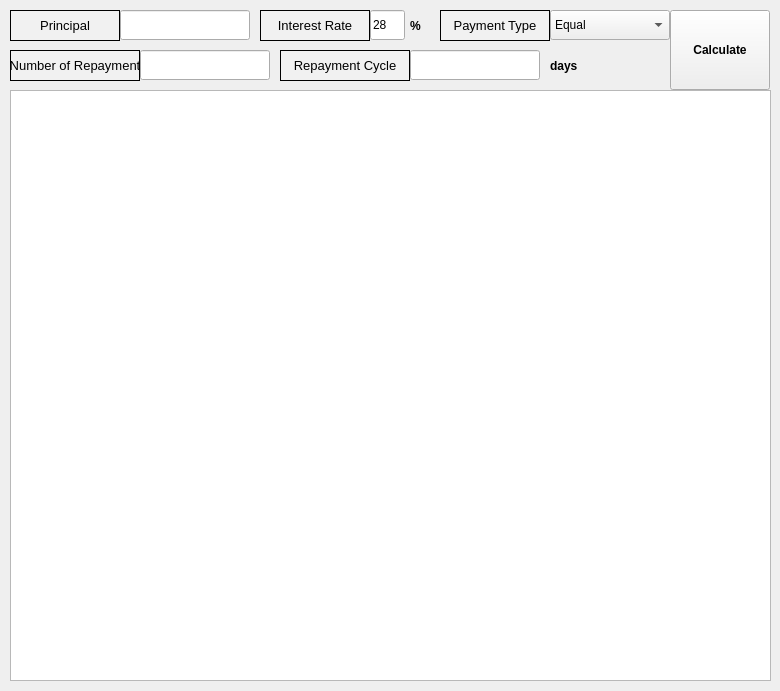
<?xml version="1.0" encoding="UTF-8"?>
<ui version="4.0">
 <class>Calculator</class>
 <widget class="QMainWindow" name="Calculator">
  <property name="geometry">
   <rect>
    <x>0</x>
    <y>0</y>
    <width>780</width>
    <height>691</height>
   </rect>
  </property>
  <property name="minimumSize">
   <size>
    <width>0</width>
    <height>300</height>
   </size>
  </property>
  <property name="maximumSize">
   <size>
    <width>16777215</width>
    <height>700</height>
   </size>
  </property>
  <property name="windowTitle">
   <string>MainWindow</string>
  </property>
  <widget class="QWidget" name="centralwidget">
   <widget class="QLabel" name="label_7">
    <property name="geometry">
     <rect>
      <x>10</x>
      <y>10</y>
      <width>110</width>
      <height>31</height>
     </rect>
    </property>
    <property name="minimumSize">
     <size>
      <width>110</width>
      <height>0</height>
     </size>
    </property>
    <property name="maximumSize">
     <size>
      <width>110</width>
      <height>16777215</height>
     </size>
    </property>
    <property name="font">
     <font>
      <pointsize>10</pointsize>
     </font>
    </property>
    <property name="styleSheet">
     <string notr="true">background-color:rgb(241, 241, 241)</string>
    </property>
    <property name="frameShape">
     <enum>QFrame::Box</enum>
    </property>
    <property name="text">
     <string>Principal</string>
    </property>
    <property name="alignment">
     <set>Qt::AlignCenter</set>
    </property>
   </widget>
   <widget class="QLabel" name="label_8">
    <property name="geometry">
     <rect>
      <x>260</x>
      <y>10</y>
      <width>110</width>
      <height>31</height>
     </rect>
    </property>
    <property name="minimumSize">
     <size>
      <width>110</width>
      <height>0</height>
     </size>
    </property>
    <property name="maximumSize">
     <size>
      <width>110</width>
      <height>16777215</height>
     </size>
    </property>
    <property name="font">
     <font>
      <pointsize>10</pointsize>
     </font>
    </property>
    <property name="styleSheet">
     <string notr="true">background-color:rgb(241, 241, 241)</string>
    </property>
    <property name="frameShape">
     <enum>QFrame::Box</enum>
    </property>
    <property name="text">
     <string>Interest Rate</string>
    </property>
    <property name="alignment">
     <set>Qt::AlignCenter</set>
    </property>
   </widget>
   <widget class="QLabel" name="label_9">
    <property name="geometry">
     <rect>
      <x>280</x>
      <y>50</y>
      <width>130</width>
      <height>31</height>
     </rect>
    </property>
    <property name="minimumSize">
     <size>
      <width>130</width>
      <height>0</height>
     </size>
    </property>
    <property name="maximumSize">
     <size>
      <width>130</width>
      <height>16777215</height>
     </size>
    </property>
    <property name="font">
     <font>
      <pointsize>10</pointsize>
     </font>
    </property>
    <property name="styleSheet">
     <string notr="true">background-color:rgb(241, 241, 241)</string>
    </property>
    <property name="frameShape">
     <enum>QFrame::Box</enum>
    </property>
    <property name="text">
     <string>Repayment Cycle</string>
    </property>
    <property name="alignment">
     <set>Qt::AlignCenter</set>
    </property>
   </widget>
   <widget class="QLabel" name="label_10">
    <property name="geometry">
     <rect>
      <x>10</x>
      <y>50</y>
      <width>130</width>
      <height>31</height>
     </rect>
    </property>
    <property name="minimumSize">
     <size>
      <width>130</width>
      <height>0</height>
     </size>
    </property>
    <property name="maximumSize">
     <size>
      <width>130</width>
      <height>16777215</height>
     </size>
    </property>
    <property name="font">
     <font>
      <pointsize>10</pointsize>
     </font>
    </property>
    <property name="styleSheet">
     <string notr="true">background-color:rgb(241, 241, 241)</string>
    </property>
    <property name="frameShape">
     <enum>QFrame::Box</enum>
    </property>
    <property name="text">
     <string>Number of Repayment</string>
    </property>
    <property name="alignment">
     <set>Qt::AlignCenter</set>
    </property>
   </widget>
   <widget class="QLabel" name="label_11">
    <property name="geometry">
     <rect>
      <x>440</x>
      <y>10</y>
      <width>110</width>
      <height>31</height>
     </rect>
    </property>
    <property name="minimumSize">
     <size>
      <width>110</width>
      <height>0</height>
     </size>
    </property>
    <property name="maximumSize">
     <size>
      <width>110</width>
      <height>16777215</height>
     </size>
    </property>
    <property name="font">
     <font>
      <pointsize>10</pointsize>
     </font>
    </property>
    <property name="styleSheet">
     <string notr="true">background-color:rgb(241, 241, 241)</string>
    </property>
    <property name="frameShape">
     <enum>QFrame::Box</enum>
    </property>
    <property name="text">
     <string>Payment Type</string>
    </property>
    <property name="alignment">
     <set>Qt::AlignCenter</set>
    </property>
   </widget>
   <widget class="QTableView" name="resultTable">
    <property name="geometry">
     <rect>
      <x>10</x>
      <y>90</y>
      <width>761</width>
      <height>591</height>
     </rect>
    </property>
   </widget>
   <widget class="QPushButton" name="calculateButton">
    <property name="geometry">
     <rect>
      <x>670</x>
      <y>10</y>
      <width>100</width>
      <height>80</height>
     </rect>
    </property>
    <property name="minimumSize">
     <size>
      <width>100</width>
      <height>80</height>
     </size>
    </property>
    <property name="maximumSize">
     <size>
      <width>100</width>
      <height>80</height>
     </size>
    </property>
    <property name="font">
     <font>
      <weight>75</weight>
      <bold>true</bold>
     </font>
    </property>
    <property name="text">
     <string>Calculate</string>
    </property>
   </widget>
   <widget class="QLineEdit" name="interestRate">
    <property name="geometry">
     <rect>
      <x>370</x>
      <y>10</y>
      <width>35</width>
      <height>30</height>
     </rect>
    </property>
    <property name="maximumSize">
     <size>
      <width>35</width>
      <height>16777215</height>
     </size>
    </property>
    <property name="text">
     <string>28</string>
    </property>
   </widget>
   <widget class="QLineEdit" name="principal">
    <property name="geometry">
     <rect>
      <x>120</x>
      <y>10</y>
      <width>130</width>
      <height>30</height>
     </rect>
    </property>
    <property name="minimumSize">
     <size>
      <width>130</width>
      <height>30</height>
     </size>
    </property>
    <property name="maximumSize">
     <size>
      <width>130</width>
      <height>30</height>
     </size>
    </property>
   </widget>
   <widget class="QLabel" name="label_4">
    <property name="geometry">
     <rect>
      <x>410</x>
      <y>10</y>
      <width>40</width>
      <height>31</height>
     </rect>
    </property>
    <property name="minimumSize">
     <size>
      <width>40</width>
      <height>0</height>
     </size>
    </property>
    <property name="maximumSize">
     <size>
      <width>40</width>
      <height>16777215</height>
     </size>
    </property>
    <property name="font">
     <font>
      <weight>75</weight>
      <bold>true</bold>
     </font>
    </property>
    <property name="text">
     <string>%</string>
    </property>
   </widget>
   <widget class="QComboBox" name="paymentType">
    <property name="geometry">
     <rect>
      <x>550</x>
      <y>10</y>
      <width>120</width>
      <height>30</height>
     </rect>
    </property>
    <property name="minimumSize">
     <size>
      <width>120</width>
      <height>30</height>
     </size>
    </property>
    <property name="maximumSize">
     <size>
      <width>120</width>
      <height>30</height>
     </size>
    </property>
    <item>
     <property name="text">
      <string>Equal</string>
     </property>
    </item>
    <item>
     <property name="text">
      <string>Equal Principal</string>
     </property>
    </item>
    <item>
     <property name="text">
      <string>Bullet</string>
     </property>
    </item>
   </widget>
   <widget class="QLineEdit" name="numberOfRepayment">
    <property name="geometry">
     <rect>
      <x>140</x>
      <y>50</y>
      <width>130</width>
      <height>30</height>
     </rect>
    </property>
    <property name="minimumSize">
     <size>
      <width>130</width>
      <height>30</height>
     </size>
    </property>
    <property name="maximumSize">
     <size>
      <width>130</width>
      <height>30</height>
     </size>
    </property>
   </widget>
   <widget class="QLineEdit" name="repaymentCycle">
    <property name="geometry">
     <rect>
      <x>410</x>
      <y>50</y>
      <width>130</width>
      <height>30</height>
     </rect>
    </property>
    <property name="minimumSize">
     <size>
      <width>130</width>
      <height>30</height>
     </size>
    </property>
    <property name="maximumSize">
     <size>
      <width>130</width>
      <height>30</height>
     </size>
    </property>
   </widget>
   <widget class="QLabel" name="label_5">
    <property name="geometry">
     <rect>
      <x>550</x>
      <y>50</y>
      <width>40</width>
      <height>31</height>
     </rect>
    </property>
    <property name="minimumSize">
     <size>
      <width>40</width>
      <height>0</height>
     </size>
    </property>
    <property name="maximumSize">
     <size>
      <width>40</width>
      <height>16777215</height>
     </size>
    </property>
    <property name="font">
     <font>
      <weight>75</weight>
      <bold>true</bold>
     </font>
    </property>
    <property name="text">
     <string>days</string>
    </property>
   </widget>
  </widget>
 </widget>
 <resources/>
 <connections/>
</ui>
